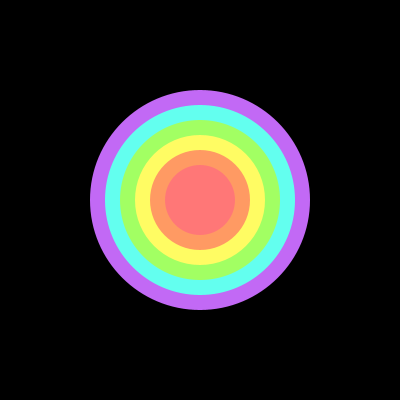
Frame 1 (no input)
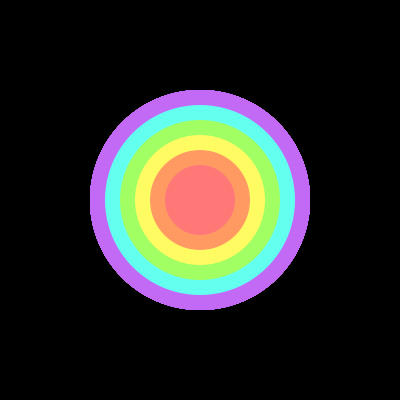
Frame 60 (the mouse pressed at the canvas centre just before this capture)
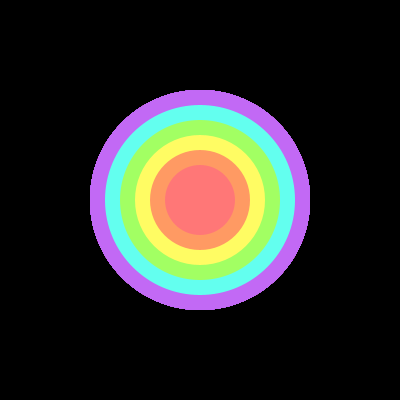
Frame 120 (the mouse held since frame 60 and released just before this capture)

The Processing sketch that drew these frames (run headless with seeded random() and noise(); from frame 60 on, the mouse is pressed at the canvas centre):

// Processing sketch: processing_154287
// ── processing_154287.pde

//Claire Sheen (csheen)
//Copyright 7.3.14

float wd, ht, x, y;

void setup()
{
  size (400, 400);
  background(0, 0, 0);
  smooth();
  noStroke();
  x = 200;
  y = 200;
  wd = x + 20;
  ht = y + 20;
}

void draw()
{
  fill(194, 105, 245);//violet
  ellipse(x, y, wd, ht);
  
  fill(99, 255, 239);//blue
  ellipse(x, y, wd-30, ht-30);
  
  fill(162, 255, 99);//green
  ellipse(x, y, wd-60, ht-60);
  
  fill(255, 252, 99);//yellow
  ellipse(x, y, wd-90, ht-90);
  
  fill(255, 154, 99);//orange
  ellipse(x, y, wd-120, ht-120);
  
  fill(255, 119, 119);//red
  ellipse(x, y, wd-150, ht-150);
}
